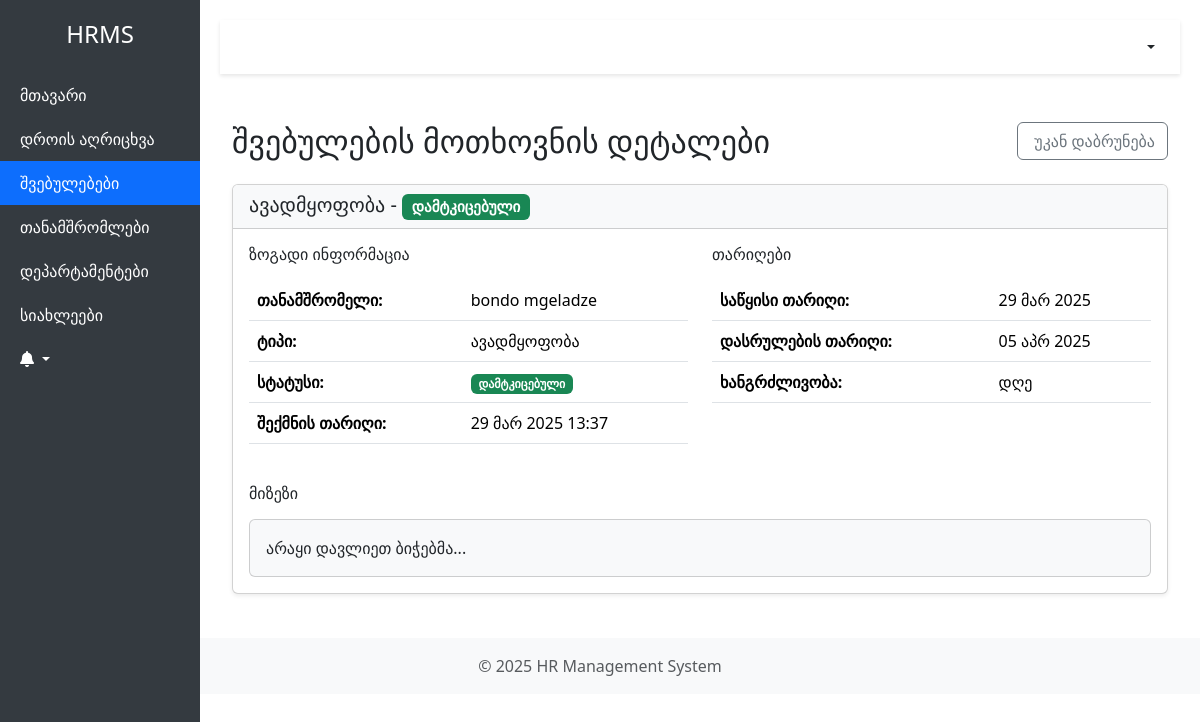
The page /leave-requests/6/ (signed in) on the database its author committed.
### hr_app/models.py (models this page shows, shortened)
class LeaveRequest(models.Model):
    LEAVE_TYPES = [
        ('vacation', _('შვებულება')),
        ('sick', _('ავადმყოფობა')),
        ('other', _('სხვა')),
    ]
    STATUS_CHOICES = [
        ('pending', _('განხილვის პროცესში')),
        ('approved', _('დამტკიცებული')),
        ('rejected', _('უარყოფილი')),
    ]
    employee = models.ForeignKey(Employee, on_delete=models.CASCADE)
    leave_type = models.CharField(max_length=20, choices=LEAVE_TYPES)
    start_date = models.DateField()
    end_date = models.DateField()
    status = models.CharField(max_length=20, choices=STATUS_CHOICES, default='pending')
    submitted_at = models.DateTimeField(auto_now_add=True)
    reason = models.TextField()

class Employee(models.Model):
    GENDER_CHOICES = (
        ('male', _('მამრობითი')),
        ('female', _('მდედრობითი')),
        ('other', _('სხვა')),
    )
    user = models.OneToOneField(User, on_delete=models.CASCADE, related_name='employee_profile', null=True, blank=True)
    first_name = models.CharField(_('სახელი'), max_length=100)
    last_name = models.CharField(_('გვარი'), max_length=100)
    email = models.EmailField(_('ელ.ფოსტა'), unique=True)
    phone = models.CharField(_('ტელეფონი'), max_length=50, blank=True)
    department = models.ForeignKey('Department', on_delete=models.SET_NULL, null=True, related_name='employees')
    birth_date = models.DateField(_('დაბადების თარიღი'), null=True, blank=True)
    start_date = models.DateField(_('დაწყების თარიღი'))
    salary = models.DecimalField(_('ხელფასი'), max_digits=10, decimal_places=2, default=0)
    gender = models.CharField(_('სქესი'), max_length=10, choices=GENDER_CHOICES, null=True, blank=True)
    created_by = models.ForeignKey(User, on_delete=models.SET_NULL, null=True, related_name='created_employees')
    created_at = models.DateTimeField(auto_now_add=True)
    updated_at = models.DateTimeField(auto_now=True)
    vacation_days_left = models.PositiveIntegerField(_("დარჩენილი შვებულების დღეები"), default=20)
    profile_picture = models.ImageField(_("პროფილის სურათი"), upload_to='profile_pics/', null=True, blank=True)
    manager = models.ForeignKey('self', on_delete=models.SET_NULL, null=True, blank=True, related_name='subordinates',
                                verbose_name=_("მენეჯერი"))
    def get_full_name(self):
        return f"{self.first_name} {self.last_name}"
    class Meta:
        verbose_name = _('თანამშრომელი')
        verbose_name_plural = _('თანამშრომლები')

### hr_app/views.py (the view)
# urls.py: path('leave-requests/<int:pk>/', views.LeaveRequestDetailView.as_view(), name='leave-request-detail'),
class LeaveRequestDetailView(LoginRequiredMixin, DetailView):
    model = LeaveRequest
    template_name = 'hr_app/leave_detail.html'
    context_object_name = 'leave_request'
    def get_context_data(self, **kwargs):
        context = super().get_context_data(**kwargs)
        context['title'] = 'Leave Request Details'
        return context
    def get_queryset(self):
        if self.request.user.role == 'employee':
            return LeaveRequest.objects.filter(employee__user=self.request.user)
        return LeaveRequest.objects.all()

### hr_app/templates/hr_app/leave_detail.html (shortened to what this page needs)
{% extends 'hr_app/base.html' %}
{% load django_bootstrap5 %}
{% load i18n %}
{% block content %}
<div class="container-fluid py-4">
    <div class="d-flex justify-content-between align-items-center mb-4">
        <h2 class="mb-0">{% trans "შვებულების მოთხოვნის დეტალები" %}</h2>
        <a href="{% url 'leave-request-list' %}" class="btn btn-outline-secondary">
             {% trans "უკან დაბრუნება" %}
        </a>
    </div>
    <div class="card shadow-sm">
        <div class="card-header bg-light">
            <h5 class="mb-0">{{ leave_request.get_leave_type_display }} -
                <span class="badge {% if leave_request.status == 'approved' %}bg-success{% elif leave_request.status == 'pending' %}bg-warning{% else %}bg-danger{% endif %}">
                    {{ leave_request.get_status_display }}
                </span>
            </h5>
        </div>
        <div class="card-body">
            <div class="row">
                <div class="col-md-6">
                    <h6 class="mb-3">{% trans "ზოგადი ინფორმაცია" %}</h6>
                    <table class="table">
                        <tr>
                            <th>{% trans "თანამშრომელი" %}:</th>
                            <td>{{ leave_request.employee.get_full_name }}</td>
                        </tr>
                        <tr>
                            <th>{% trans "ტიპი" %}:</th>
                            <td>{{ leave_request.get_leave_type_display }}</td>
                        </tr>
                        <tr>
                            <th>{% trans "სტატუსი" %}:</th>
                            <td>
                                <span class="badge {% if leave_request.status == 'approved' %}bg-success{% elif leave_request.status == 'pending' %}bg-warning{% else %}bg-danger{% endif %}">
                                    {{ leave_request.get_status_display }}
                                </span>
                            </td>
                        </tr>
                        <tr>
                            <th>{% trans "შექმნის თარიღი" %}:</th>
                            <td>{{ leave_request.submitted_at|date:"d M Y H:i" }}</td>
                        </tr>
                    </table>
                </div>
                <div class="col-md-6">
                    <h6 class="mb-3">{% trans "თარიღები" %}</h6>
                    <table class="table">
                        <tr>
                            <th>{% trans "საწყისი თარიღი" %}:</th>
                            <td>{{ leave_request.start_date|date:"d M Y" }}</td>
                        </tr>
                        <tr>
                            <th>{% trans "დასრულების თარიღი" %}:</th>
                            <td>{{ leave_request.end_date|date:"d M Y" }}</td>
                        </tr>
                        <tr>
                            <th>{% trans "ხანგრძლივობა" %}:</th>
                            <td>{{ leave_request.duration_days }} {% trans "დღე" %}</td>
                        </tr>
                    </table>
                </div>
            </div>
            <div class="mt-4">
                <h6 class="mb-3">{% trans "მიზეზი" %}</h6>
                <div class="card bg-light">
                    <div class="card-body">
                        <p class="mb-0">{{ leave_request.reason }}</p>
                    </div>
                </div>
            </div>
        </div>
    </div>
</div>
{% endblock %}

### rows shown on the page
LeaveRequest: leave_type "ავადმყოფობა", status "დამტკიცებული", employee.get_full_name "bondo mgeladze", submitted_at "29 მარ 2025 13:37", start_date "29 მარ 2025", end_date "05 აპრ 2025", reason "არაყი დავლიეთ ბიჭებმა..."
